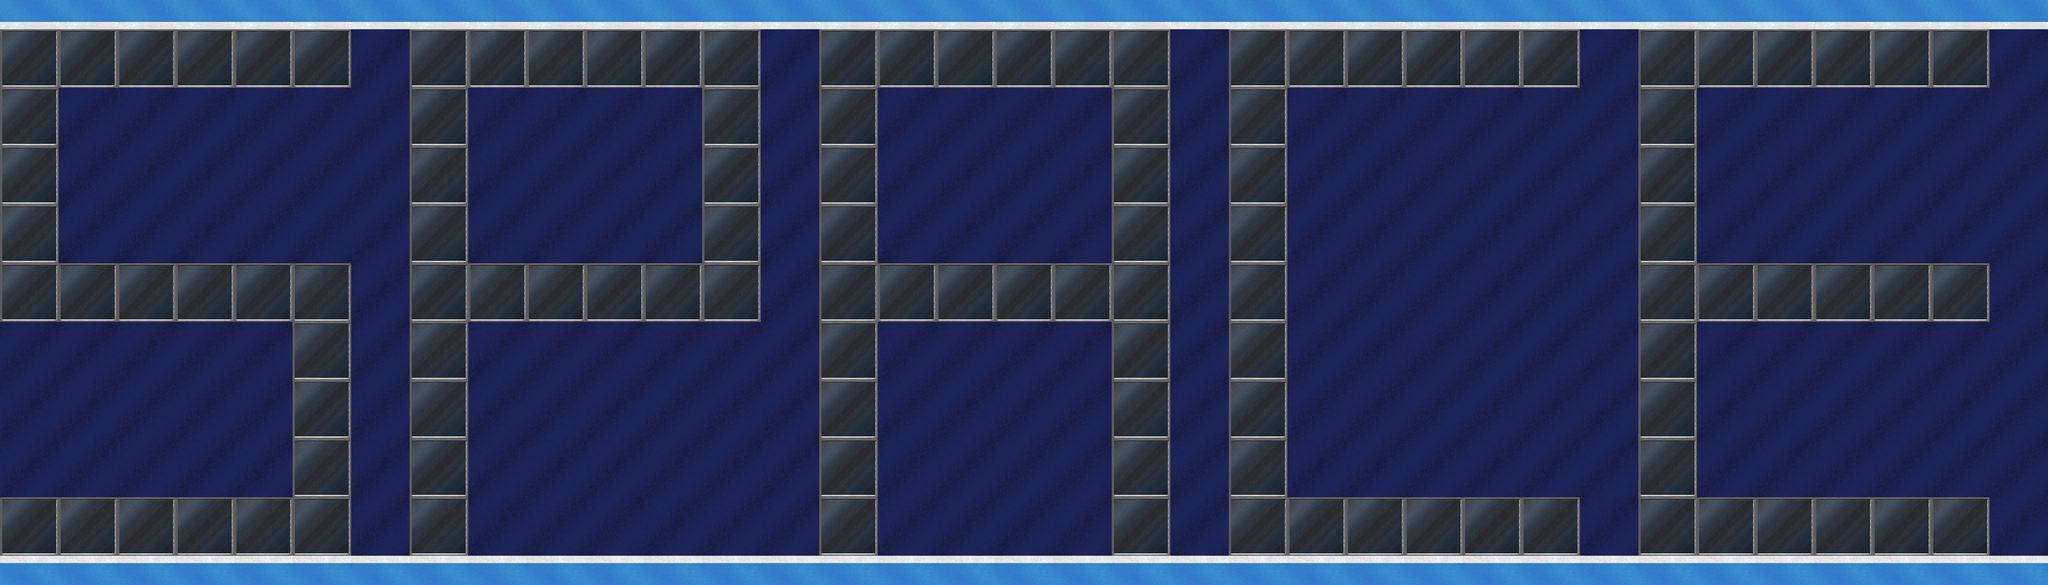

Below is a game level as drawn by its tile map, then a one-line description and the .tmx file that defines it, in full:
An orthogonal 70x20 tile map with 64x64 px tiles, 1 tile layer (Tile Layer 1).

<map version="1.0" orientation="orthogonal" width="70" height="20" tilewidth="64" tileheight="64">
 <tileset firstgid="1" name="tiles" tilewidth="64" tileheight="64">
  <image source="../textures/tiles.png" width="1280" height="1280" />
 </tileset>
 <layer name="Tile Layer 1" width="70" height="20">
  <data encoding="csv">
21,22,21,22,21,22,21,22,21,22,21,22,21,22,21,22,21,22,21,22,21,22,21,22,21,22,21,22,21,22,21,22,21,22,21,22,21,22,21,22,21,22,21,22,21,22,21,22,21,22,21,22,21,22,21,22,21,22,21,22,21,22,21,22,21,22,21,22,21,22,
121,122,121,122,121,122,121,122,121,122,121,122,373,374,121,122,121,122,121,122,121,122,121,122,121,122,373,374,121,122,121,122,121,122,121,122,121,122,121,122,373,374,121,122,121,122,121,122,121,122,121,122,121,122,373,374,121,122,121,122,121,122,121,122,121,122,121,122,373,374,
141,142,141,142,141,142,141,142,141,142,141,142,393,394,141,142,141,142,141,142,141,142,141,142,141,142,393,394,141,142,141,142,141,142,141,142,141,142,141,142,393,394,141,142,141,142,141,142,141,142,141,142,141,142,393,394,141,142,141,142,141,142,141,142,141,142,141,142,393,394,
121,122,373,374,373,374,373,374,373,374,373,374,373,374,121,122,373,374,373,374,373,374,373,374,121,122,373,374,121,122,373,374,373,374,373,374,373,374,121,122,373,374,121,122,373,374,373,374,373,374,373,374,373,374,373,374,121,122,373,374,373,374,373,374,373,374,373,374,373,374,
141,142,393,394,393,394,393,394,393,394,393,394,393,394,141,142,393,394,393,394,393,394,393,394,141,142,393,394,141,142,393,394,393,394,393,394,393,394,141,142,393,394,141,142,393,394,393,394,393,394,393,394,393,394,393,394,141,142,393,394,393,394,393,394,393,394,393,394,393,394,
121,122,373,374,373,374,373,374,373,374,373,374,373,374,121,122,373,374,373,374,373,374,373,374,121,122,373,374,121,122,373,374,373,374,373,374,373,374,121,122,373,374,121,122,373,374,373,374,373,374,373,374,373,374,373,374,121,122,373,374,373,374,373,374,373,374,373,374,373,374,
141,142,393,394,393,394,393,394,393,394,393,394,393,394,141,142,393,394,393,394,393,394,393,394,141,142,393,394,141,142,393,394,393,394,393,394,393,394,141,142,393,394,141,142,393,394,393,394,393,394,393,394,393,394,393,394,141,142,393,394,393,394,393,394,393,394,393,394,393,394,
121,122,373,374,373,374,373,374,373,374,373,374,373,374,121,122,373,374,373,374,373,374,373,374,121,122,373,374,121,122,373,374,373,374,373,374,373,374,121,122,373,374,121,122,373,374,373,374,373,374,373,374,373,374,373,374,121,122,373,374,373,374,373,374,373,374,373,374,373,374,
141,142,393,394,393,394,393,394,393,394,393,394,393,394,141,142,393,394,393,394,393,394,393,394,141,142,393,394,141,142,393,394,393,394,393,394,393,394,141,142,393,394,141,142,393,394,393,394,393,394,393,394,393,394,393,394,141,142,393,394,393,394,393,394,393,394,393,394,393,394,
121,122,121,122,121,122,121,122,121,122,121,122,373,374,121,122,121,122,121,122,121,122,121,122,121,122,373,374,121,122,121,122,121,122,121,122,121,122,121,122,373,374,121,122,373,374,373,374,373,374,373,374,373,374,373,374,121,122,121,122,121,122,121,122,121,122,121,122,373,374,
141,142,141,142,141,142,141,142,141,142,141,142,393,394,141,142,141,142,141,142,141,142,141,142,141,142,393,394,141,142,141,142,141,142,141,142,141,142,141,142,393,394,141,142,393,394,393,394,393,394,393,394,393,394,393,394,141,142,141,142,141,142,141,142,141,142,141,142,393,394,
373,374,373,374,373,374,373,374,373,374,121,122,373,374,121,122,373,374,373,374,373,374,373,374,373,374,373,374,121,122,373,374,373,374,373,374,373,374,121,122,373,374,121,122,373,374,373,374,373,374,373,374,373,374,373,374,121,122,373,374,373,374,373,374,373,374,373,374,373,374,
393,394,393,394,393,394,393,394,393,394,141,142,393,394,141,142,393,394,393,394,393,394,393,394,393,394,393,394,141,142,393,394,393,394,393,394,393,394,141,142,393,394,141,142,393,394,393,394,393,394,393,394,393,394,393,394,141,142,393,394,393,394,393,394,393,394,393,394,393,394,
373,374,373,374,373,374,373,374,373,374,121,122,373,374,121,122,373,374,373,374,373,374,373,374,373,374,373,374,121,122,373,374,373,374,373,374,373,374,121,122,373,374,121,122,373,374,373,374,373,374,373,374,373,374,373,374,121,122,373,374,373,374,373,374,373,374,373,374,373,374,
393,394,393,394,393,394,393,394,393,394,141,142,393,394,141,142,393,394,393,394,393,394,393,394,393,394,393,394,141,142,393,394,393,394,393,394,393,394,141,142,393,394,141,142,393,394,393,394,393,394,393,394,393,394,393,394,141,142,393,394,393,394,393,394,393,394,393,394,393,394,
373,374,373,374,373,374,373,374,373,374,121,122,373,374,121,122,373,374,373,374,373,374,373,374,373,374,373,374,121,122,373,374,373,374,373,374,373,374,121,122,373,374,121,122,373,374,373,374,373,374,373,374,373,374,373,374,121,122,373,374,373,374,373,374,373,374,373,374,373,374,
393,394,393,394,393,394,393,394,393,394,141,142,393,394,141,142,393,394,393,394,393,394,393,394,393,394,393,394,141,142,393,394,393,394,393,394,393,394,141,142,393,394,141,142,393,394,393,394,393,394,393,394,393,394,393,394,141,142,393,394,393,394,393,394,393,394,393,394,393,394,
121,122,121,122,121,122,121,122,121,122,121,122,373,374,121,122,373,374,373,374,373,374,373,374,373,374,373,374,121,122,373,374,373,374,373,374,373,374,121,122,373,374,121,122,121,122,121,122,121,122,121,122,121,122,373,374,121,122,121,122,121,122,121,122,121,122,121,122,373,374,
141,142,141,142,141,142,141,142,141,142,141,142,393,394,141,142,393,394,393,394,393,394,393,394,393,394,393,394,141,142,393,394,393,394,393,394,393,394,141,142,393,394,141,142,141,142,141,142,141,142,141,142,141,142,393,394,141,142,141,142,141,142,141,142,141,142,141,142,393,394,
3,4,3,4,3,4,3,4,3,4,3,4,3,4,3,4,3,4,3,4,3,4,3,4,3,4,3,4,3,4,3,4,3,4,3,4,3,4,3,4,3,4,3,4,3,4,3,4,3,4,3,4,3,4,3,4,3,4,3,4,3,4,3,4,3,4,3,4,3,4
</data>
 </layer>
</map>